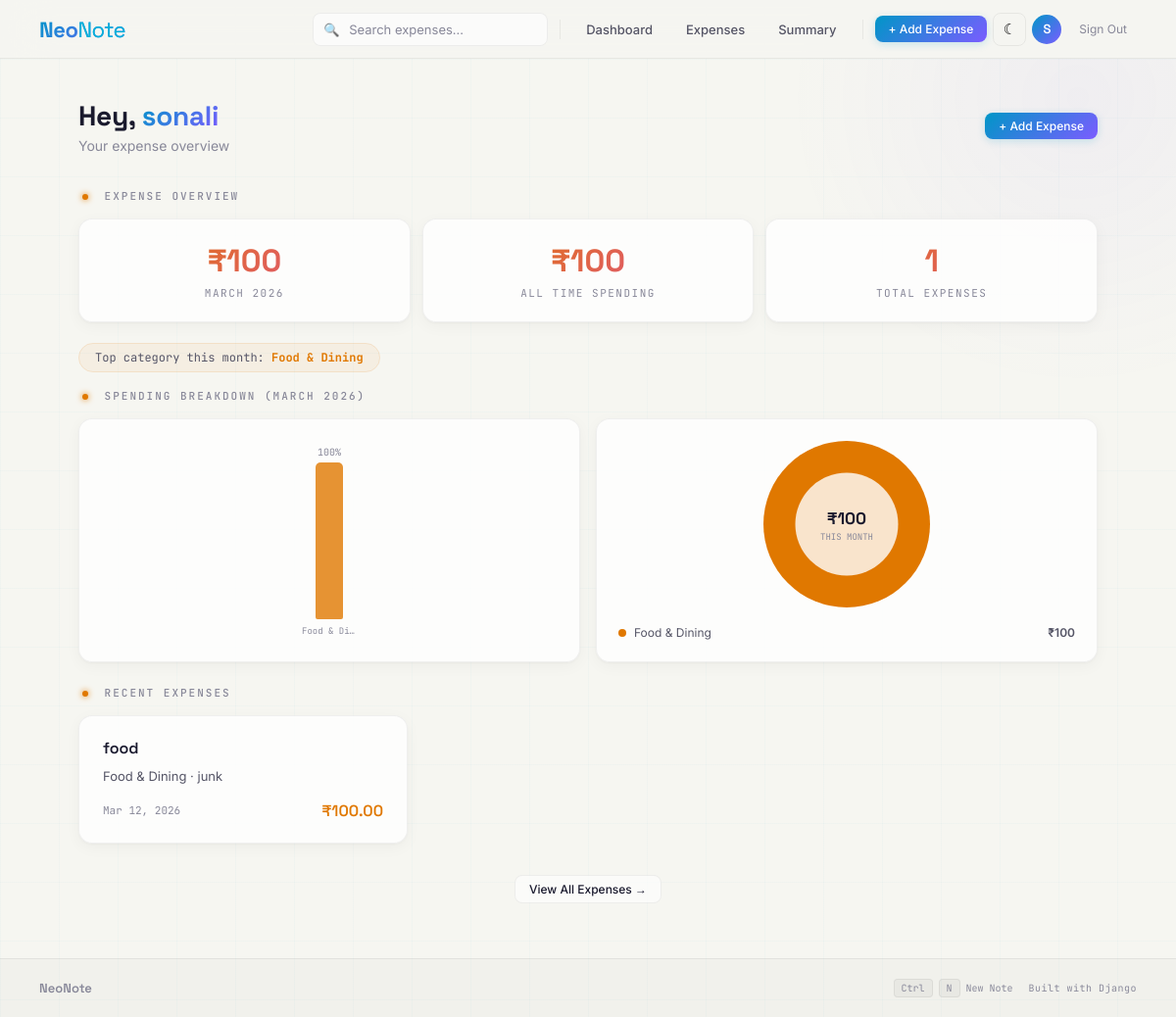
The page /expenses/dashboard/ (signed in) on the database its author committed.
### expenses/models.py (models this page shows, shortened)
class Expense(models.Model):
    CATEGORY_CHOICES = [
        ('food', 'Food & Dining'),
        ('transport', 'Transport'),
        ('shopping', 'Shopping'),
        ('bills', 'Bills & Utilities'),
        ('entertainment', 'Entertainment'),
        ('health', 'Health'),
        ('education', 'Education'),
        ('other', 'Other'),
    ]
    RECURRENCE_CHOICES = [
        ('none', 'One-time'),
        ('daily', 'Daily'),
        ('weekly', 'Weekly'),
        ('monthly', 'Monthly'),
        ('yearly', 'Yearly'),
    ]
    user = models.ForeignKey(User, on_delete=models.CASCADE)
    title = models.CharField(max_length=200)
    amount = models.DecimalField(max_digits=10, decimal_places=2)
    category = models.CharField(max_length=20, choices=CATEGORY_CHOICES, default='other')
    date = models.DateField()
    note = models.TextField(blank=True)
    recurrence = models.CharField(max_length=10, choices=RECURRENCE_CHOICES, default='none')
    is_recurring_parent = models.BooleanField(default=False)
    parent_expense = models.ForeignKey('self', null=True, blank=True, on_delete=models.SET_NULL, related_name='recurring_children')
    next_due_date = models.DateField(null=True, blank=True)
    created_at = models.DateTimeField(auto_now_add=True)
    class Meta:
        ordering = ['-date', '-created_at']

### expenses/views.py (the view)
# urls.py: path('dashboard/', views.expense_dashboard, name='expense_dashboard'),
@login_required
def expense_dashboard(request):
    user_expenses = Expense.objects.filter(user=request.user)
    today = date.today()
    this_month_expenses = user_expenses.filter(date__year=today.year, date__month=today.month)
    monthly_spending = this_month_expenses.aggregate(total=Sum('amount'))['total'] or 0
    total_spending = user_expenses.aggregate(total=Sum('amount'))['total'] or 0
    expense_count = user_expenses.count()
    recent_expenses = user_expenses[:5]
    top_category = None
    category_colors = {
        'food': 'orange', 'transport': 'blue', 'shopping': 'pink',
        'bills': 'purple', 'entertainment': 'cyan', 'health': 'green',
        'education': 'blue', 'other': 'muted',
    }
    category_data = []
    if this_month_expenses.exists():
        cat_totals = {}
        for exp in this_month_expenses:
            cat_totals[exp.category] = cat_totals.get(exp.category, 0) + float(exp.amount)
        if cat_totals:
            total_cat = sum(cat_totals.values())
            top_category = dict(Expense.CATEGORY_CHOICES).get(max(cat_totals, key=cat_totals.get))
            for cat_key, cat_amount in cat_totals.items():
                category_data.append({
                    'label': dict(Expense.CATEGORY_CHOICES).get(cat_key, cat_key),
                    'amount': cat_amount,
                    'percentage': round((cat_amount / total_cat) * 100) if total_cat else 0,
                    'color': category_colors.get(cat_key, 'blue'),
                })
            category_data.sort(key=lambda x: x['amount'], reverse=True)
    conic_stops = []
    running = 0
    for item in category_data:
        start = running
        end = running + item['percentage']
        conic_stops.append(f"var(--accent-{item['color']}) {start}% {end}%")
        running = end
    conic_gradient = ', '.join(conic_stops) if conic_stops else 'var(--text-muted) 0% 100%'
    budget_limit = 0
    budget_percentage = 0
    try:
        budget = request.user.budget_setting
        budget_limit = budget.monthly_limit
        if budget_limit > 0:
            budget_percentage = min(round((float(monthly_spending) / float(budget_limit)) * 100), 100)
    except BudgetSetting.DoesNotExist:
        pass
    return render(request, 'expenses/expense_dashboard.html', {
        'monthly_spending': monthly_spending,
        'total_spending': total_spending,
        'expense_count': expense_count,
        'recent_expenses': recent_expenses,
        'top_category': top_category,
        'current_month': today.strftime('%B %Y'),
        'category_data': category_data,
        'budget_limit': budget_limit,
        'budget_percentage': budget_percentage,
        'conic_gradient': conic_gradient,
    })

### expenses/templates/expenses/expense_dashboard.html (shortened to what this page needs)
{% extends "expenses/base_expenses.html" %}
{% block content %}
<div id="real-dashboard" style="display:none;">
<div class="animate-in">
    <div class="page-header">
        <div>
            <h1 class="page-title">Hey, <span class="highlight">{{ request.user.username }}</span></h1>
            <p class="page-subtitle">Your expense overview</p>
        </div>
        <div class="header-actions">
            <a href="{% url 'expense_create' %}" class="btn btn-primary btn-sm">+ Add Expense</a>
        </div>
    </div>
    <div class="section-label">
        <span class="dot dot-orange"></span> Expense Overview
    </div>
    <div class="stats-grid">
        <div class="stat-card">
            <div class="stat-number expense-gradient">&#8377;{{ monthly_spending }}</div>
            <div class="stat-label">{{ current_month }}</div>
        </div>
        <div class="stat-card">
            <div class="stat-number expense-gradient">&#8377;{{ total_spending }}</div>
            <div class="stat-label">All Time Spending</div>
        </div>
        <div class="stat-card">
            <div class="stat-number expense-gradient">{{ expense_count }}</div>
            <div class="stat-label">Total Expenses</div>
        </div>
    </div>
    {% if top_category %}
    <div class="top-category-row">
        <span class="top-cat-badge">Top category this month: <strong>{{ top_category }}</strong></span>
    </div>
    {% endif %}
    {% if category_data %}
    <div class="section-label" style="margin-top: 24px;">
        <span class="dot dot-orange"></span> Spending Breakdown ({{ current_month }})
    </div>
    <div class="charts-grid">
        <div class="chart-card">
            <div class="bar-chart">
                {% for item in category_data %}
                <div class="bar-group">
                    <div class="bar-value">{{ item.percentage }}%</div>
                    <div class="bar" style="--bar-height: {{ item.percentage }}%; --bar-color: var(--accent-{{ item.color }});">
                        <div class="bar-fill"></div>
                    </div>
                    <div class="bar-label">{{ item.label }}</div>
                </div>
                {% endfor %}
            </div>
        </div>
        <div class="chart-card chart-card-donut">
            <div class="donut-chart" style="background: conic-gradient({{ conic_gradient }});">
                <div class="donut-hole">
                    <span class="donut-amount">&#8377;{{ monthly_spending }}</span>
                    <span class="donut-label">THIS MONTH</span>
                </div>
            </div>
            <div class="donut-legend">
                {% for item in category_data %}
                <div class="legend-item">
                    <span class="legend-dot" style="background: var(--accent-{{ item.color }});"></span>
                    <span>{{ item.label }}</span>
                    <span class="legend-amount">&#8377;{{ item.amount|floatformat:0 }}</span>
                </div>
                {% endfor %}
            </div>
        </div>
    </div>
    {% endif %}
    {% if recent_expenses %}
    <div class="section-label">
        <span class="dot dot-orange"></span> Recent Expenses
    </div>
    <div class="notes-grid" style="margin-bottom: 32px;">
        {% for expense in recent_expenses %}
        <div class="note-card tag-{% cycle 'orange' 'purple' 'cyan' 'pink' 'green' %}">
            <div class="note-card-header">
                <div class="note-card-title-row">
                    <h3 class="note-card-title">{{ expense.title }}</h3>
                </div>
            </div>
            <p class="note-card-body" style="-webkit-line-clamp: 2;">
                {{ expense.get_category_display }}{% if expense.note %} &middot; {{ expense.note|truncatewords:8 }}{% endif %}
            </p>
            <div class="note-card-meta">
                <div class="note-card-info">
                    <span class="note-card-date">{{ expense.date|date:"M d, Y" }}</span>
                </div>
                <span class="expense-card-amount">&#8377;{{ expense.amount }}</span>
            </div>
        </div>
        {% endfor %}
    </div>
    <div class="center-link">
        <a href="{% url 'expense_list' %}" class="btn btn-ghost btn-sm">View All Expenses &rarr;</a>
    </div>
    {% endif %}
</div>
</div>
{% endblock %}

### notes/templates/notes/base.html (shortened to what this page needs)
<!DOCTYPE html>
<html lang="en">
<head>
</head>
<body>
    <nav class="navbar" role="navigation" aria-label="Main navigation">
        <a href="{% url 'home' %}" class="navbar-brand" aria-label="NeoNote Home">Neo<span>Note</span></a>
        <div class="navbar-actions" id="navActions">
            {% block nav_search %}{% endblock %}
            {% block nav_links %}{% endblock %}
            {% block nav_new_btn %}{% endblock %}
            <button class="theme-toggle" id="themeToggle" aria-label="Toggle dark mode">&#9790;</button>
            <div class="user-menu">
                <span class="user-avatar" aria-hidden="true">{{ request.user.username|make_list|first|upper }}</span>
                <a href="{% url 'signout' %}" class="signout-link">Sign Out</a>
            </div>
        </div>
    </nav>
    <main class="main-container" role="main">
        {% block content %}{% endblock %}
    </main>
    <footer class="site-footer">
        <span class="footer-brand">NeoNote</span>
        <div class="footer-links">
            <span class="footer-kbd">
                <span class="kbd">Ctrl</span><span class="kbd">N</span> New Note
            </span>
            <span class="footer-text">Built with Django</span>
        </div>
    </footer>
</body>
</html>

### expenses/templates/expenses/expense_dashboard.html (style rules this page uses)
.page-subtitle { color: var(--text-muted); font-size: 14px; margin-top: 4px; }
.header-actions { display: flex; gap: 8px; }
.stats-grid { display: grid; grid-template-columns: repeat(auto-fit, minmax(200px, 1fr)); gap: 12px; margin-bottom: 24px; }
.stat-card { background: var(--bg-card); border: 1px solid var(--border-glass); border-radius: var(--radius); padding: 22px; text-align: center; backdrop-filter: blur(10px); box-shadow: var(--shadow-soft); transition: all 0.2s ease; }
.stat-number { font-family: 'Space Grotesk', sans-serif; font-size: 32px; font-weight: 700; background: linear-gradient(135deg, var(--accent-blue), var(--accent-purple)); -webkit-background-clip: text; -webkit-text-fill-color: transparent; background-clip: text; }
.stat-number.expense-gradient { background: linear-gradient(135deg, var(--accent-orange), var(--accent-pink)); -webkit-background-clip: text; background-clip: text; }
.stat-label { font-family: 'JetBrains Mono', monospace; font-size: 11px; text-transform: uppercase; letter-spacing: 1.5px; color: var(--text-muted); margin-top: 6px; }
.top-category-row { margin-bottom: 20px; }
.top-cat-badge { font-family: 'JetBrains Mono', monospace; font-size: 12px; color: var(--text-secondary); background: rgba(224, 120, 0, 0.06); border: 1px solid rgba(224, 120, 0, 0.12); padding: 6px 16px; border-radius: 50px; }
.top-cat-badge strong { color: var(--accent-orange); }
.expense-card-amount { font-family: 'Space Grotesk', sans-serif; font-weight: 600; color: var(--accent-orange); }
.center-link { text-align: center; margin-top: 4px; margin-bottom: 16px; }
.charts-grid { display: grid; grid-template-columns: 1fr 1fr; gap: 16px; margin-bottom: 24px; }
.chart-card { background: var(--bg-card); border: 1px solid var(--border-glass); border-radius: var(--radius); padding: 22px; backdrop-filter: blur(10px); box-shadow: var(--shadow-soft); }
.chart-card-donut { display: flex; flex-direction: column; align-items: center; justify-content: center; }
.bar-chart { display: flex; align-items: flex-end; justify-content: center; gap: 14px; height: 200px; padding-top: 20px; }
.bar-group { text-align: center; flex: 1; max-width: 56px; }
.bar { height: 160px; display: flex; align-items: flex-end; justify-content: center; margin: 4px auto; width: 28px; }
.bar-fill { width: 100%; height: var(--bar-height); background: var(--bar-color); border-radius: 5px 5px 2px 2px; animation: growBar 0.8s ease forwards; opacity: 0.8; transition: opacity 0.2s; }
.bar-value { font-family: 'JetBrains Mono', monospace; font-size: 10px; color: var(--text-muted); }
.bar-label { font-family: 'JetBrains Mono', monospace; font-size: 9px; color: var(--text-muted); margin-top: 6px; white-space: nowrap; overflow: hidden; text-overflow: ellipsis; }
.donut-chart { width: 170px; height: 170px; border-radius: 50%; position: relative; margin-bottom: 18px; }
.donut-hole { position: absolute; top: 50%; left: 50%; transform: translate(-50%, -50%); width: 105px; height: 105px; background: var(--bg-card); border-radius: 50%; display: flex; flex-direction: column; align-items: center; justify-content: center; gap: 2px; }
.donut-amount { font-family: 'Space Grotesk', sans-serif; font-size: 17px; font-weight: 700; color: var(--text-primary); }
.donut-label { font-family: 'JetBrains Mono', monospace; font-size: 9px; color: var(--text-muted); }
.donut-legend { width: 100%; display: flex; flex-direction: column; gap: 5px; }
.legend-item { display: flex; align-items: center; gap: 8px; font-size: 12px; color: var(--text-secondary); }
.legend-dot { width: 8px; height: 8px; border-radius: 50%; flex-shrink: 0; }
.legend-amount { margin-left: auto; font-weight: 600; }

### rows shown on the page
Expense: title "food", category "Food & Dining", note "junk", date "Mar 12, 2026", amount "100.00"

### other values the page prints
{{ request.user.username|make_list|first|upper }} "S"
{{ request.user.username }} "sonali"
{{ monthly_spending }} "100"
{{ total_spending }} "100"
{{ expense_count }} "1"
{{ top_category }} "Food & Dining"
{{ item.percentage }} "100"
{{ item.label }} "Food & Di…"
{{ item.label }} "Food & Dining"
{{ item.amount|floatformat:0 }} "100"
